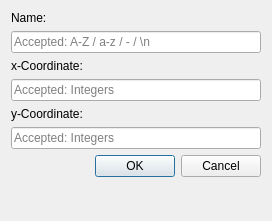
<?xml version="1.0" encoding="UTF-8"?>
<ui version="4.0">
 <class>Dialog</class>
 <widget class="QDialog" name="Dialog">
  <property name="geometry">
   <rect>
    <x>0</x>
    <y>0</y>
    <width>272</width>
    <height>221</height>
   </rect>
  </property>
  <property name="windowTitle">
   <string>Add City</string>
  </property>
  <layout class="QFormLayout" name="formLayout">
   <item row="1" column="0" colspan="2">
    <widget class="QLineEdit" name="lineEditName">
     <property name="toolTip">
      <string>the name of the city.</string>
     </property>
     <property name="text">
      <string/>
     </property>
     <property name="placeholderText">
      <string>Accepted: A-Z / a-z / - / \n</string>
     </property>
    </widget>
   </item>
   <item row="2" column="0">
    <widget class="QLabel" name="label_2">
     <property name="text">
      <string>x-Coordinate:</string>
     </property>
    </widget>
   </item>
   <item row="3" column="0" colspan="2">
    <widget class="QLineEdit" name="lineEditX">
     <property name="toolTip">
      <string>the x-coordinate of the city.</string>
     </property>
     <property name="text">
      <string/>
     </property>
     <property name="placeholderText">
      <string>Accepted: Integers</string>
     </property>
    </widget>
   </item>
   <item row="4" column="0">
    <widget class="QLabel" name="label_3">
     <property name="text">
      <string>y-Coordinate:</string>
     </property>
    </widget>
   </item>
   <item row="5" column="0" colspan="2">
    <widget class="QLineEdit" name="lineEditY">
     <property name="toolTip">
      <string>The y-coordinate of the city.</string>
     </property>
     <property name="text">
      <string/>
     </property>
     <property name="placeholderText">
      <string>Accepted: Integers</string>
     </property>
    </widget>
   </item>
   <item row="6" column="1">
    <widget class="QDialogButtonBox" name="buttonBox">
     <property name="orientation">
      <enum>Qt::Horizontal</enum>
     </property>
     <property name="standardButtons">
      <set>QDialogButtonBox::Cancel|QDialogButtonBox::Ok</set>
     </property>
    </widget>
   </item>
   <item row="0" column="0">
    <widget class="QLabel" name="label">
     <property name="text">
      <string>Name:</string>
     </property>
    </widget>
   </item>
  </layout>
 </widget>
 <resources/>
 <connections>
  <connection>
   <sender>buttonBox</sender>
   <signal>accepted()</signal>
   <receiver>Dialog</receiver>
   <slot>accept()</slot>
   <hints>
    <hint type="sourcelabel">
     <x>248</x>
     <y>254</y>
    </hint>
    <hint type="destinationlabel">
     <x>157</x>
     <y>274</y>
    </hint>
   </hints>
  </connection>
  <connection>
   <sender>buttonBox</sender>
   <signal>rejected()</signal>
   <receiver>Dialog</receiver>
   <slot>reject()</slot>
   <hints>
    <hint type="sourcelabel">
     <x>316</x>
     <y>260</y>
    </hint>
    <hint type="destinationlabel">
     <x>286</x>
     <y>274</y>
    </hint>
   </hints>
  </connection>
 </connections>
</ui>
